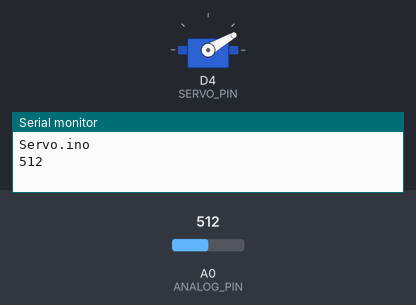
Bench run of a sketch on a simulated ESP8266 (NodeMCU). On the bench: servo, the last lines printed to the serial monitor. The test bench sets the inputs (shaded band); at power-on: A0 (ANALOG_PIN) = 512. Random numbers use the default seed unless the sketch sets one.

Above: at 0.63 s.
At 15.09 s:
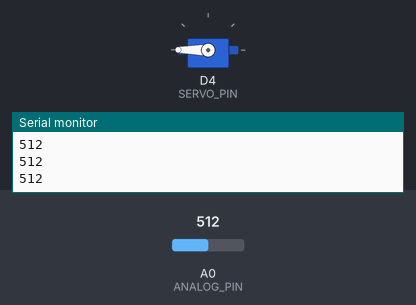
At 26.78 s:
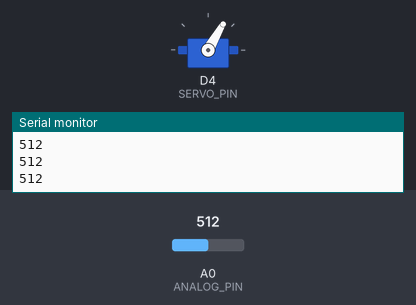
At 37.69 s:
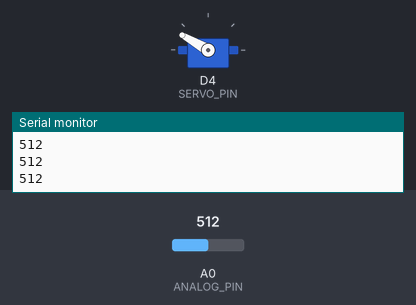
Timing chart, 0 to 40.0 s (numbered marks = the images above):
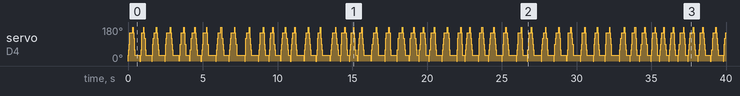

The sketch:

Servo.ino
```cpp
#include <Servo.h>
Servo servo;

const int SERVO_PIN = D4;
const int ANALOG_PIN = A0;
const int SERVO_MIN = 0;
const int SERVO_MAX = 180;
const int SERVO_STEP = 30;

void setup()
{
  Serial.begin(115200);
  Serial.println(F("Servo.ino"));
  servo.attach(SERVO_PIN);       //GPIO2
}


void loop()
{
  int pos;
  int potValue = analogRead(ANALOG_PIN);
  Serial.println(potValue);

  for (pos = SERVO_MIN; pos < SERVO_MAX; pos += SERVO_STEP)
  {
    servo.write(pos);
    delay(random(10, 50));                //Speed of the servo
  }
  delay(random(100, 200));                //Time between directions

  for (pos = SERVO_MAX; pos > SERVO_MIN; pos -= SERVO_STEP)
  {
    servo.write(pos);
    delay(random(10, 50));
  }
  delay(random(100, 500));
}
```
